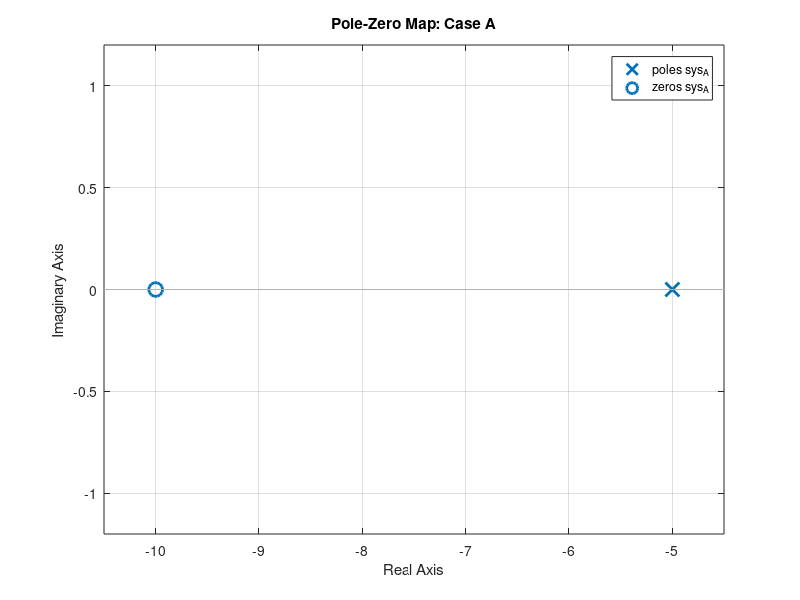
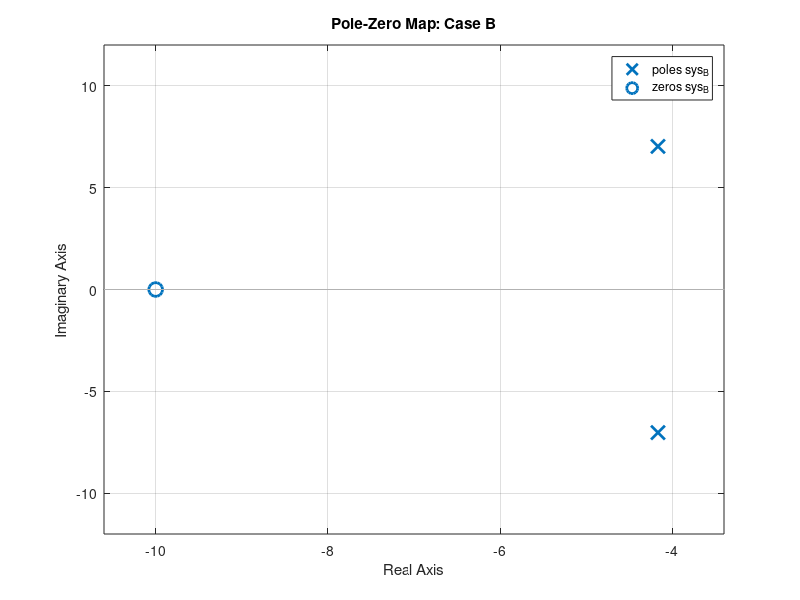
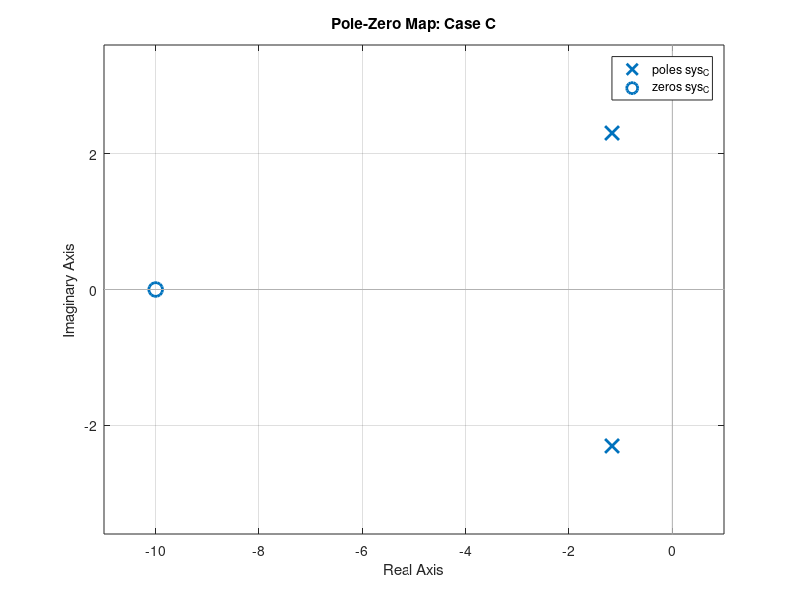
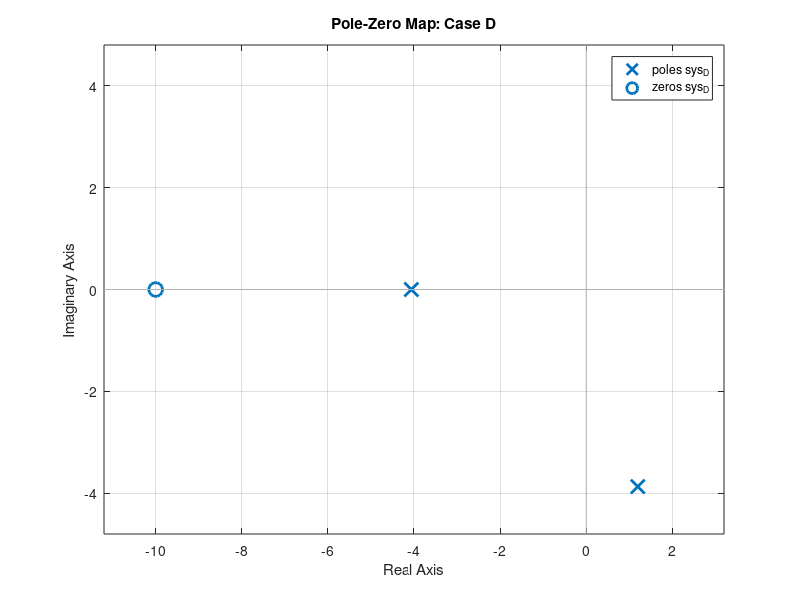

Recreate these plots in MATLAB, in order.
% System parameters (Table 1)
kt = 2;
J  = 3;
b  = 5;
kp = 10;
kd = 1;
ki = 100;

num_A = [kd*kt kp*kt];
den_A = [J+kd*kt b+kp*kt];
sys_A = tf(num_A, den_A)

num_B = [kp*kt ki*kt];
den_B = [J b+kp*kt ki*kt];
sys_B = tf(num_B, den_B)

num_C = [kd*kt kp*kt];
den_C = [J b+kd*kt kp*kt];
sys_C = tf(num_C, den_C)

num_D = [kp*kt ki*kt];
den_D = [J b kp*kt ki*kt];
sys_D = tf(num_D, den_D)


figure(1); pzmap(sys_A); title('Pole-Zero Map: Case A')
figure(2); pzmap(sys_B); title('Pole-Zero Map: Case B')
figure(3); pzmap(sys_C); title('Pole-Zero Map: Case C')
figure(4); pzmap(sys_D); title('Pole-Zero Map: Case D')

figure(5); step(sys_A); title('Step Response: Case A')
figure(6); step(sys_B); title('Step Response: Case B')
figure(7); step(sys_C); title('Step Response: Case C')
figure(8); step(sys_D); title('Step Response: Case D')
